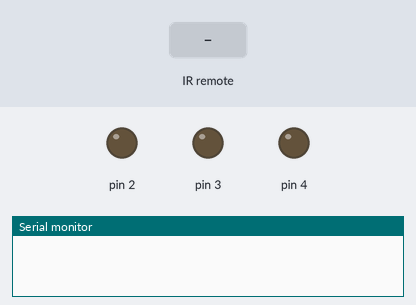
Bench run of a sketch on a simulated Arduino Uno, built with avr-gcc and run on an emulated ATmega328P. Parts: output pins drawn as LEDs (lit = HIGH), the last lines printed to the serial monitor. The inputs (shaded band) are chosen by the test bench.

Above: at 1.2 s.
1.3 s: infrared code 0x7295A904 received
At 2.5 s:
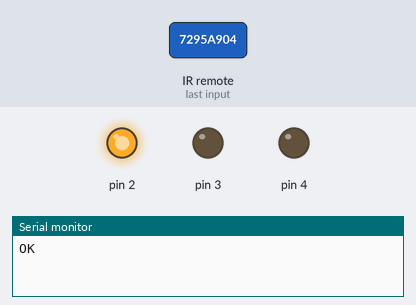
2.8 s: infrared code 0xEC27D43D received
At 3.9 s:
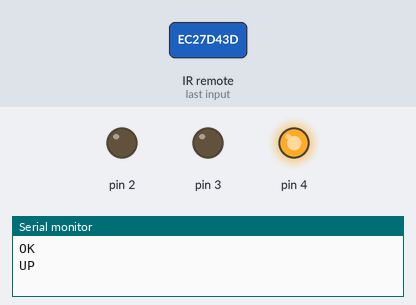
4.3 s: infrared code 0x86BD99C received
At 5.1 s:
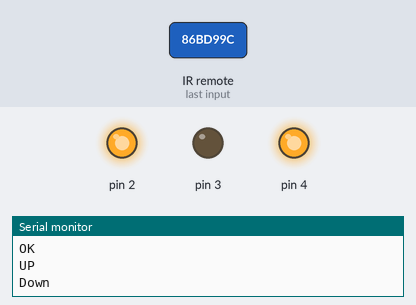
Timing chart, 0 to 7.3 s (numbered marks = the images above; inputs shaded):
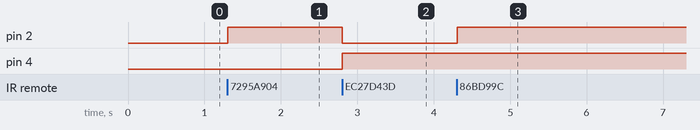

The sketch:

IRMain.ino
```cpp
#include <IRremote.h>

int RECV_PIN = 11;
IRrecv irrecv(RECV_PIN);
decode_results results;

void setup()
{
  Serial.begin(9600);
  pinMode(2,OUTPUT);
  digitalWrite(2,LOW);
  pinMode(3,OUTPUT);
  digitalWrite(3,LOW);
  pinMode(4,OUTPUT);
  digitalWrite(4,LOW);
  irrecv.enableIRIn(); // Start the receiver
}//setup()

void loop()
{
  if (irrecv.decode(&results))
  {
    if (results.value==0x7295A904)
    {
      Serial.println("OK");
      digitalWrite(2,HIGH);
      digitalWrite(4,LOW);
    }
    if (results.value==0xEC27D43D)
    {
      Serial.println("UP");
      digitalWrite(2,LOW);
      digitalWrite(4,HIGH);
    }
    if (results.value==0x86BD99C)
    {
      Serial.println("Down");
      digitalWrite(2,HIGH);
      digitalWrite(4,HIGH);
    }
    if (results.value==0x1A422E43)
    {
      Serial.println("Left");
    }
    if (results.value==0xA23BD824)
    {
      Serial.println("Right");
    }
    if (results.value==0xF124B0B6)
    {
      Serial.println("On/Off");
      digitalWrite(2,LOW);
      digitalWrite(3,LOW);
      digitalWrite(4,LOW);
    }
    irrecv.resume(); // Receive the next value
  }
  delay(100);
}
```

Measured:
- after the input at 1.3 s, pin 2: LOW → HIGH at once
- after the input at 2.8 s, pin 2: HIGH → LOW at once; pin 4: LOW → HIGH at once
- after the input at 4.3 s, pin 2: LOW → HIGH at once
